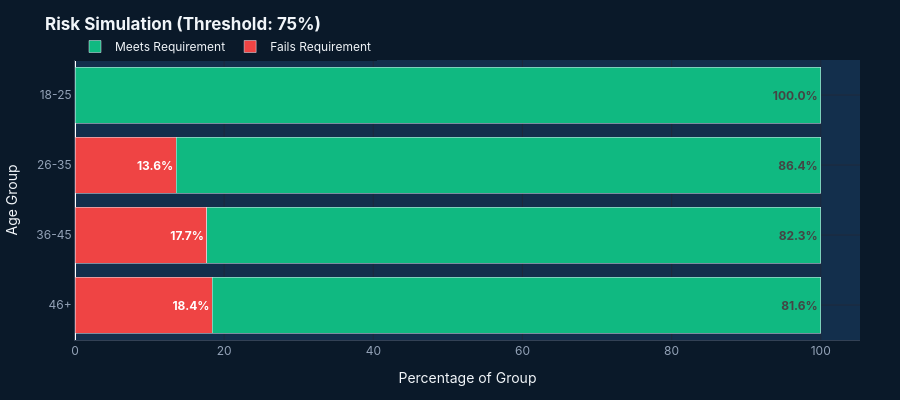

This figure's notebook cell:
### Markdown cell above
## Chart 4: Simulate Risk Scenarios — Who Fails the Attendance Rule? (By Age)

### Code cell
# ==========================================
# CHART 4: RISK SIMULATION (STACKED BAR)
# ==========================================
def create_age_risk_chart(df, threshold=75):
    fig = go.Figure()
    age_groups = ['46+', '36-45', '26-35', '18-25']
    
    risk_pcts, safe_pcts, risk_text, safe_text = [], [], [], []
    
    for age in age_groups:
        d = df[df['Age_Group'] == age]
        total = len(d)
        if total == 0:
            risk_pcts.append(0); safe_pcts.append(0)
            risk_text.append(""); safe_text.append("")
            continue
            
        at_risk = (d['ATTENDANCE'] < threshold).sum()
        safe = total - at_risk
        
        r_pct = (at_risk / total * 100)
        s_pct = (safe / total * 100)
        
        risk_pcts.append(r_pct)
        safe_pcts.append(s_pct)
        risk_text.append(f"<b>{r_pct:.1f}%</b>" if r_pct > 5 else "")
        safe_text.append(f"<b>{s_pct:.1f}%</b>")
    
    # Add Traces
    fig.add_trace(go.Bar(
        y=age_groups, x=risk_pcts, orientation='h', name='Fails Requirement',
        marker_color=COLORS['danger'], text=risk_text, textposition='auto'
    ))
    
    fig.add_trace(go.Bar(
        y=age_groups, x=safe_pcts, orientation='h', name='Meets Requirement',
        marker_color=COLORS['success'], text=safe_text, textposition='auto'
    ))

    # Apply Theme
    layout = CHART_TEMPLATE['layout'].copy()
    layout.update({
        'title': f'<b>Risk Simulation (Threshold: {threshold}%)</b>',
        'xaxis_title': 'Percentage of Group',
        'yaxis_title': 'Age Group',
        'barmode': 'stack',
        'height': 400,
        'legend': dict(orientation="h", y=1.1)
    })
    fig.update_layout(**layout)
    
    return fig

# --- TEST CHART 4 (Try changing threshold to 80 or 90) ---
fig4 = create_age_risk_chart(df, threshold=75)
fig4.show()

### Figure 1 — Plotly figure (JSON) as saved in the notebook; plotly's stock layout.template omitted (floating-point values rounded to 4 significant figures)
{"data": [{"marker": {"color": "#ef4444"}, "name": "Fails Requirement", "orientation": "h", "text": ["<b>18.4%</b>", "<b>17.7%</b>", "<b>13.6%</b>", ""], "textposition": "auto", "type": "bar", "x": [18.44, 17.68, 13.57, 0], "y": ["46+", "36-45", "26-35", "18-25"]}, {"marker": {"color": "#10b981"}, "name": "Meets Requirement", "orientation": "h", "text": ["<b>81.6%</b>", "<b>82.3%</b>", "<b>86.4%</b>", "<b>100.0%</b>"], "textposition": "auto", "type": "bar", "x": [81.56, 82.32, 86.43, 100], "y": ["46+", "36-45", "26-35", "18-25"]}], "layout": {"barmode": "stack", "font": {"color": "#f1f5f9", "family": "Inter, sans-serif"}, "height": 400, "hovermode": "closest", "legend": {"orientation": "h", "y": 1.1}, "margin": {"b": 60, "l": 60, "r": 40, "t": 60}, "paper_bgcolor": "#0a1929", "plot_bgcolor": "#132f4c", "title": {"text": "<b>Risk Simulation (Threshold: 75%)</b>"}, "xaxis": {"gridcolor": "#1e293b", "linecolor": "#334155", "tickfont": {"color": "#94a3b8"}, "title": {"text": "Percentage of Group"}}, "yaxis": {"gridcolor": "#1e293b", "linecolor": "#334155", "tickfont": {"color": "#94a3b8"}, "title": {"text": "Age Group"}}}}
